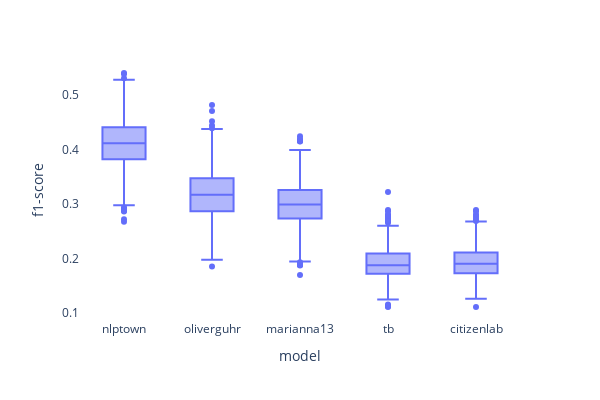

Write notebook code for a chart like this one.
### Code cell
print_box(metrics_bootstraped[metrics_bootstraped['metric']=='f1-score'].rename(columns={'macro avg':'f1-score'}), var='f1-score', w=600, h=400,)

### Figure 1 — Plotly figure (JSON) as saved in the notebook; plotly's stock layout.template omitted (floating-point values rounded to 4 significant figures; data arrays with more than 128 entries replaced by an {"elided": "..."} marker saying what was removed)
{"data": [{"alignmentgroup": "True", "hovertemplate": "model=%{x}<br>f1-score=%{y}<extra></extra>", "legendgroup": "", "marker": {"color": "#636efa"}, "name": "", "notched": false, "offsetgroup": "", "orientation": "v", "showlegend": false, "type": "box", "x": {"elided": "5000 str values"}, "x0": " ", "xaxis": "x", "y": {"elided": "5000 float values"}, "y0": " ", "yaxis": "y"}], "layout": {"bargap": 0.1, "boxmode": "group", "height": 400, "legend": {"tracegroupgap": 0}, "margin": {"t": 60}, "paper_bgcolor": "rgba(0,0,0,0)", "plot_bgcolor": "rgba(0,0,0,0)", "width": 600, "xaxis": {"anchor": "y", "domain": [0, 1], "title": {"text": "model"}}, "yaxis": {"anchor": "x", "domain": [0, 1], "title": {"text": "f1-score"}}}}
